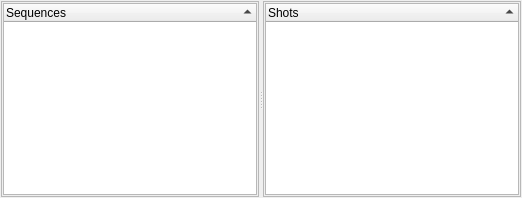
  <widget class="QDockWidget" name="dckSNS" >
   <property name="font" >
    <font>
     <weight>75</weight>
     <bold>true</bold>
    </font>
   </property>
   <property name="windowTitle" >
    <string>Sequences and Shots</string>
   </property>
   <attribute name="dockWidgetArea" >
    <number>1</number>
   </attribute>
   <widget class="QWidget" name="dockWidgetContents_2" >
    <layout class="QGridLayout" name="gridLayout_5" >
     <property name="margin" >
      <number>1</number>
     </property>
     <property name="spacing" >
      <number>1</number>
     </property>
     <item row="0" column="0" >
      <widget class="QSplitter" name="splitter" >
       <property name="orientation" >
        <enum>Qt::Horizontal</enum>
       </property>
       <widget class="QFrame" name="frame_11" >
        <property name="frameShape" >
         <enum>QFrame::StyledPanel</enum>
        </property>
        <property name="frameShadow" >
         <enum>QFrame::Raised</enum>
        </property>
        <layout class="QGridLayout" name="gridLayout_15" >
         <property name="margin" >
          <number>1</number>
         </property>
         <property name="spacing" >
          <number>1</number>
         </property>
         <item row="0" column="0" >
          <widget class="QTreeWidget" name="trListSeq" >
           <property name="font" >
            <font>
             <weight>50</weight>
             <bold>false</bold>
            </font>
           </property>
           <property name="alternatingRowColors" >
            <bool>true</bool>
           </property>
           <property name="rootIsDecorated" >
            <bool>false</bool>
           </property>
           <property name="sortingEnabled" >
            <bool>true</bool>
           </property>
           <column>
            <property name="text" >
             <string>Sequences</string>
            </property>
           </column>
          </widget>
         </item>
        </layout>
       </widget>
       <widget class="QFrame" name="frame_8" >
        <property name="frameShape" >
         <enum>QFrame::StyledPanel</enum>
        </property>
        <property name="frameShadow" >
         <enum>QFrame::Raised</enum>
        </property>
        <layout class="QGridLayout" name="gridLayout_11" >
         <property name="margin" >
          <number>1</number>
         </property>
         <property name="spacing" >
          <number>1</number>
         </property>
         <item row="0" column="0" >
          <widget class="QTreeWidget" name="trList" >
           <property name="font" >
            <font>
             <weight>50</weight>
             <bold>false</bold>
            </font>
           </property>
           <property name="alternatingRowColors" >
            <bool>true</bool>
           </property>
           <property name="rootIsDecorated" >
            <bool>false</bool>
           </property>
           <property name="sortingEnabled" >
            <bool>true</bool>
           </property>
           <column>
            <property name="text" >
             <string>Shots</string>
            </property>
           </column>
          </widget>
         </item>
        </layout>
       </widget>
      </widget>
     </item>
    </layout>
   </widget>
  </widget>
